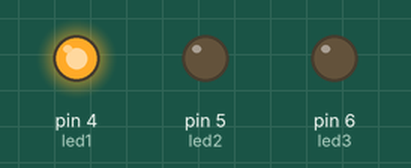
Simulated run of this sketch. Board: Arduino Uno, built with avr-gcc and run on an emulated ATmega328P. On the bench: output pins drawn as LEDs (lit = HIGH).

Above: at 0.05 s.
At 1.45 s:
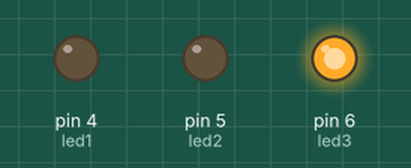
At 2.85 s:
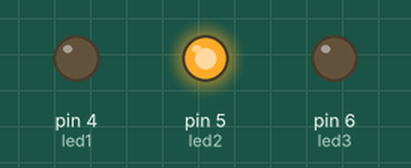
Timing chart, 0 to 3.1 s (numbered marks = the images above):
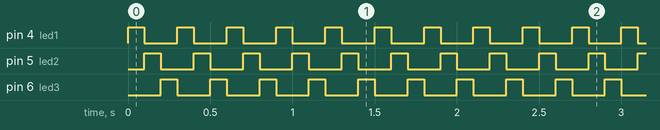

Measured:
- by itself, pin 4 (led1), pin 5 (led2), pin 6 (led3): alternates HIGH for 0.10 s and LOW for 0.20 s

The sketch:

light_01.ino
```cpp
#define led1 4
#define led2 5
#define led3 6


void setup() {
  pinMode(led1,OUTPUT);
  pinMode(led2,OUTPUT);
  pinMode(led3,OUTPUT);

}

void loop() {
  digitalWrite(led1,HIGH);
  digitalWrite(led2,LOW);
  digitalWrite(led3,LOW);
  delay(100);
  digitalWrite(led1,LOW);
  digitalWrite(led2,HIGH);
  digitalWrite(led3,LOW);
  delay(100);
  digitalWrite(led1,LOW);
  digitalWrite(led2,LOW);
  digitalWrite(led3,HIGH);
  delay(100);

}
```
